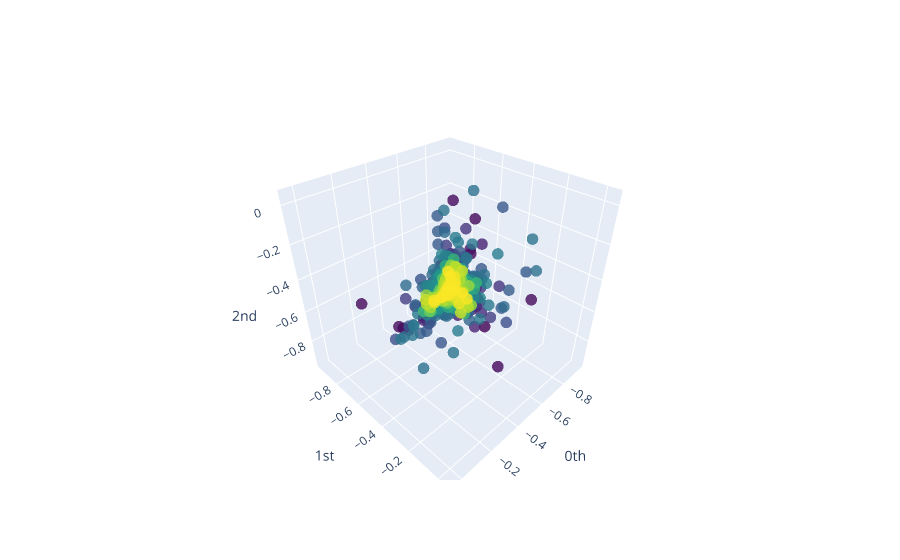

The notebook cell saved with this chart:
### Code cell
ste = SingleTakensEmbedding(parameters_type="search", n_jobs=-1)
embedded_data = ste.fit_transform(stock['AAPL.csv']['Volume'][4000:].values)
print(ste.dimension_, ste.time_delay_)
plot_point_cloud(embedded_data)

### Figure 1 — Plotly figure (JSON) as saved in the notebook; plotly's stock layout.template omitted (floating-point values rounded to 4 significant figures; data arrays with more than 128 entries replaced by an {"elided": "..."} marker saying what was removed)
{"data": [{"marker": {"color": {"elided": "1142 int values"}, "colorscale": [[0, "#440154"], [0.1111, "#482878"], [0.2222, "#3e4989"], [0.3333, "#31688e"], [0.4444, "#26828e"], [0.5556, "#1f9e89"], [0.6667, "#35b779"], [0.7778, "#6ece58"], [0.8889, "#b5de2b"], [1, "#fde725"]], "opacity": 0.8, "size": 4}, "mode": "markers", "type": "scatter3d", "x": {"elided": "1142 float values"}, "y": {"elided": "1142 float values"}, "z": {"elided": "1142 float values"}}], "layout": {"scene": {"xaxis": {"exponentformat": "e", "showexponent": "all", "title": {"text": "0th"}, "type": "linear"}, "yaxis": {"exponentformat": "e", "showexponent": "all", "title": {"text": "1st"}, "type": "linear"}, "zaxis": {"exponentformat": "e", "showexponent": "all", "title": {"text": "2nd"}, "type": "linear"}}}}
